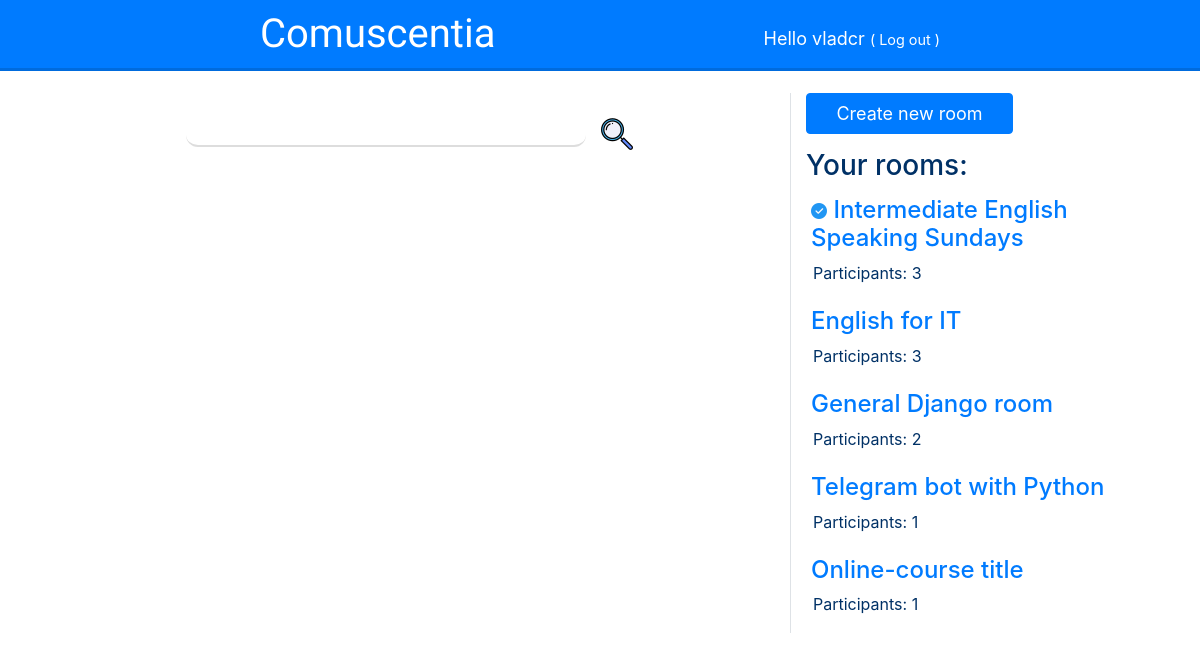
The app's page / (signed in) with its own data.
### comuscentia/models.py (models this page shows)
class Room(models.Model):
	owner = models.ForeignKey(settings.AUTH_USER_MODEL, on_delete=models.CASCADE)
	title = models.CharField(max_length=200)
	created_date = models.DateTimeField(default=timezone.now)
	description = models.CharField(max_length=200)
	textblock = models.TextField(default="__To create online-course just fill up this form like written below. You could ask for a course verification later.__\n**Course ID**: \n**Course authors**: \n**Annotation**: \n**University**: \n**Number of study weeks**: _(or start and end dates)_\n**Average load per week**: \n**Educational programs that recognize course learning outcomes**: ", blank=True)
	msgs = models.IntegerField(default=0)
	verificated = models.BooleanField(default=False) # True = verificated
	def __str__(self):
		return '%s by %s' % (self.title, self.owner)

### comuscentia/views.py (the view)
# urls.py: path('', views.index, name='index'),
def index(request):
	form = SearchForm()
	if request.user.is_authenticated:
		user_rooms = Participation.objects.filter(user=request.user)
		rooms = []
		for user_room in user_rooms:
			print(user_room)
			room = user_room.room
			print(room)
			rooms.append((room, participants(room)))
			print(rooms)
		return render(request, 'comuscentia/index.html', {'form': form, 'rooms': rooms})
	else:
		return render(request, 'comuscentia/index.html', {'form': form})

### comuscentia/forms.py
class SearchForm(forms.Form):
	search_field = forms.CharField(label="", max_length=100, widget=forms.TextInput(attrs={'id':'search_field'}))

### comuscentia/models.py (called while the page is built)
	def __str__(self):
		return '%s in %s' % (self.user, self.room)

### comuscentia/views.py (called while the page is built)
def participants(room):
	return len(Participation.objects.filter(room=room))

### comuscentia/templates/comuscentia/index.html (shortened to what this page needs)
{% extends 'comuscentia/base.html' %}
{% block content %}
<div class="content container">
    <div class="row">
        <div class="col-md-8">
            <br>
			<form class="center" method="post" id="search_form">
    		{{ form.as_table }}
    		<input class="btn search" type="submit" value="">
  			</form><br>
		</div>
		<div class="col-md-4 border-left">
		{% if user.is_authenticated %}
			<a class="btn btn-primary" href="{% url 'new_room' %}" role="button">Create new room</a><br>
			{% if not rooms %}
				<p>You don't participate in any rooms yet. Change it!</p>
			{% else %}
				<h3>Your rooms:</h3>
				{% for room in rooms %}
					<div class="room">
						<h4><a href="{% url 'room' pk=room.0.pk %}">{% if room.0.verificated %}<img src="static/images/check.png">{% endif %} {{ room.0.title }}</a></h4>
						<p>Participants: {{ room.1 }}</p>
					</div>
				{% endfor %}
			{% endif %}
		{% else %}
			<a class="btn" href="{% url 'django_registration_register' %}">Registration</a><br>
			<a class="btn" href="{% url 'login' %}">Login</a>
		{% endif %}
		</div>
	</div>
</div>
{% endblock %}

### comuscentia/templates/comuscentia/base.html (shortened to what this page needs)
{% load static %}
<html>
    <head>
        <link rel="stylesheet" href="https://stackpath.bootstrapcdn.com/bootstrap/4.3.1/css/bootstrap.min.css">
        <link rel="stylesheet" href="{% static 'css/style.css' %}">
    </head>
	<body>
		<header>
			<a id='sitename' href="/"><h1>Comuscentia</h1></a>
            {% if user.is_authenticated %}
                <div id="float_right">Hello {{ user.username }} <small>( <a href="{% url 'logout' %}" style="color: white;">Log out</a> )</small></div>
            {% endif %}
		</header>
		{% block content %}
        {% endblock %}
	</body>
</html>

### comuscentia/static/css/style.css (style rules this page uses)
html, body { height: 100%; }
body { width: 100%; margin: 0; color: #003166; }
header { display: block; width: 100%; margin-bottom: 25px; color: white; font-size: 18px; background-color: #007bff; box-shadow: 0 3px #006bdd; }
#sitename h1 { display: inline-block; margin: 10px; color: white; font-family: 'Fredericka the Great', cursive; }
#float_right { display: inline-block; float: right; margin: 10px; padding-top: 15px; }
input[type=submit].search { background: url('/static/images/search.png') no-repeat; width: 34px; height: 34px; margin-left: 10px; }
input#search_field { width: 400px; outline: none; border-color: #ddd; border-top: 1px; border-right: 1px; border-left: 1px; border-radius: 12px; padding-left: 7px; }
input#search_field:required { box-shadow:none; }
.content { margin-bottom: 30px; }
.center { text-align:center; margin:auto; }
.btn-primary { width: 207px; margin-bottom: 15px; font-size: 18px; }
.room { display: block; width: 100%; padding: 5px; padding-bottom: 15px; }
p { margin: 2px; }
@media (min-width: 576px) { #sitename h1 { padding-left: 50px; } }
@media (min-width: 576px) { #float_right { padding-right: 50px; } }
@media (min-width: 768px) { #sitename h1 { padding-left: 100px; } }
@media (min-width: 768px) { #float_right { padding-right: 100px; } }
@media (min-width: 992px) { #sitename h1 { padding-left: 150px; } }
@media (min-width: 992px) { #float_right { padding-right: 150px; } }
@media (min-width: 1200px) { #sitename h1 { padding-left: 250px; } }
@media (min-width: 1200px) { #float_right { padding-right: 250px; } }

### records on screen
Room: verificated True (drawn), title "Intermediate English Speaking Sundays", room "3"
Room: title "English for IT", id "3"
Room: title "General Django room", owner "2"
Room: title "Telegram bot with Python", owner "1"
Room: title "Online-course title", owner "1"

### other values on screen
{{ user.username }} "vladcr"
